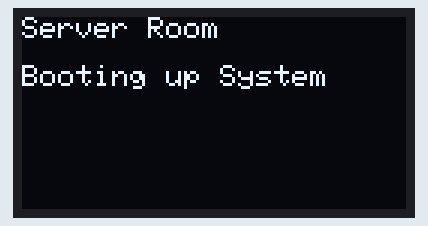
This program was run on a simulated ESP32. Parts: 128×64 one-colour display. What the program prints to the serial monitor is not drawn.

Above: at 0.1 s.
At 2.1 s:
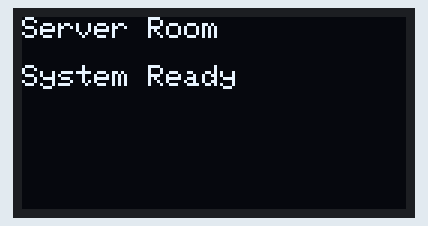
At 4.2 s:
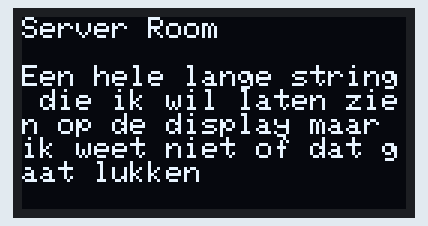

The program:

main.cpp
```cpp
#include <Arduino.h>
#include <Wire.h>
#include <Adafruit_GFX.h>
#include <Adafruit_SSD1306.h>

// OLED display dimensions
#define SCREEN_WIDTH 128
#define SCREEN_HEIGHT 64

// OLED reset pin (not used with some OLEDs like SSD1315)
#define OLED_RESET    -1

// Use I2C address 0x3C (most common for SSD1306/SSD1315)
Adafruit_SSD1306 display(SCREEN_WIDTH, SCREEN_HEIGHT, &Wire, OLED_RESET);

// initialize the display
void initDisplay(){
  Serial.println(F("Initializing OLED display..."));

  if (!display.begin(SSD1306_SWITCHCAPVCC, 0x3C)) {
    Serial.println(F("SSD1315 allocation failed"));
    for (;;);
  }

  display.clearDisplay();
  display.setTextSize(1);
  display.setCursor(0, 0);
  display.setTextColor(SSD1306_WHITE);
  display.println(F("Server Room"));
  display.setCursor(0, 16);
  display.println(F("Booting up System"));
  display.display();
}

void writeToDisplay(const char* message) {
  display.clearDisplay();
  display.setCursor(0, 0);
  display.println(F("Server Room"));
  display.setCursor(0, 16);
  display.println(message);
  display.display();
}

void setup() {
  Serial.begin(115200);

  initDisplay();
  delay(2000); // Wait for 2 seconds to show the boot message
  writeToDisplay("System Ready");
  delay(2000); // Wait for 2 seconds to show the ready message
  writeToDisplay("Een hele lange string die ik wil laten zien op de display maar ik weet niet of dat gaat lukken");
}

void loop() {
  // You can update display content here
}
```

Measured:
- what the display in image 1 shows lasts 2.0 s, from 2.1 s to 4.1 s
